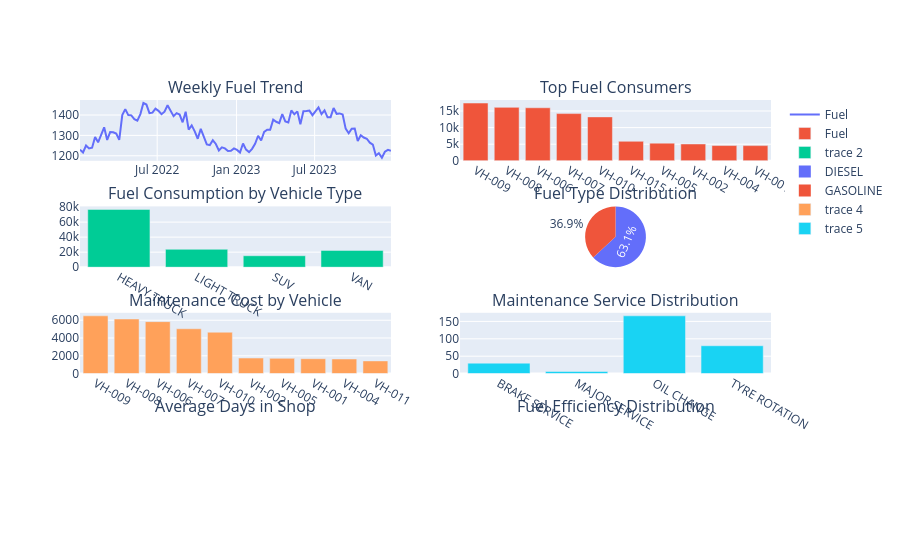

This figure's notebook cell:
### Code cell
fig.add_trace(

    go.Bar(

        x=service_type["service_type"],

        y=service_type["Count"]

    ),

    row=3,
    col=2

)
